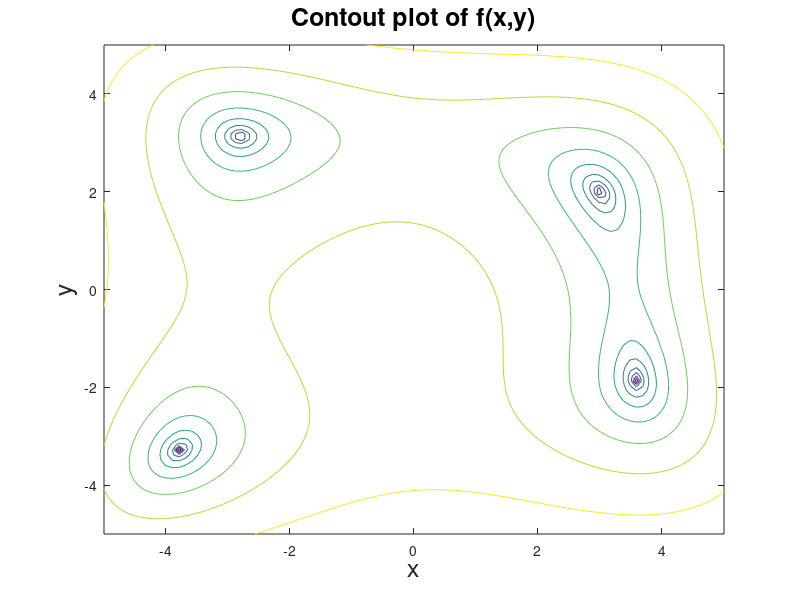

Reproduce this figure in MATLAB.
%% Plot log(a+f(x,y))

clc; clf;
clear all;

f = @(x1, x2) (x1.^2 + x2 - 11).^2 + (x1 + x2.^2 -7).^2;
a=0.01;
loggedFunction = @(x1, x2) log(a + f(x1, x2));

resolution = 100;
X1 = linspace(-5,5,resolution);
X2 = linspace(-5,5,resolution);
[X1, X2] = meshgrid(X1, X2);

F = loggedFunction(X1, X2);
contour(X1, X2, F)
title('Contout plot of f(x,y)', 'FontSize', 18)
xlabel('x', 'FontSize', 18)
ylabel('y', 'FontSize', 18)